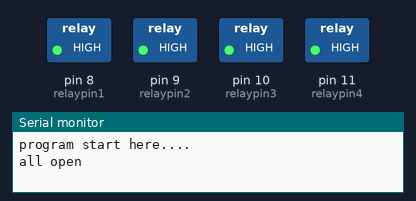
Bench run of a sketch on a simulated Arduino Uno, built with avr-gcc and run on an emulated ATmega328P. On the bench: switched loads named in the sketch (green lamp = pin HIGH), the last lines printed to the serial monitor.

Above: at 1.0 s.
At 3.0 s:
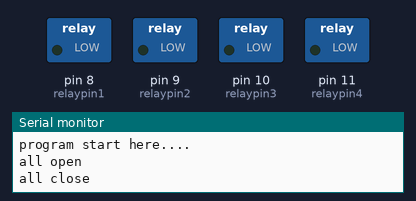
Timing chart, 0 to 5.2 s (numbered marks = the images above):
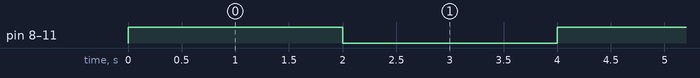

Measured:
- by itself, pin 8 (relaypin1), pin 9 (relaypin2), pin 10 (relaypin3), pin 11 (relaypin4): alternates HIGH for 2.0 s and LOW for 2.0 s

The sketch:

relaytest0.ino
```cpp
#define relaypin1 8
#define relaypin2 9
#define relaypin3 10
#define relaypin4 11

void setup()
{
  pinMode(relaypin1,OUTPUT) ;
  pinMode(relaypin2,OUTPUT) ;
  pinMode(relaypin3,OUTPUT) ;
  pinMode(relaypin4,OUTPUT) ;

  Serial.begin(9600);
  Serial.println("program start here....");
}
void loop()
{
digitalWrite(relaypin1,HIGH);
digitalWrite(relaypin2,HIGH);
digitalWrite(relaypin3,HIGH);
digitalWrite(relaypin4,HIGH);
Serial.println("all open");
 delay(2000);
digitalWrite(relaypin1,LOW);
digitalWrite(relaypin2,LOW);
digitalWrite(relaypin3,LOW);
digitalWrite(relaypin4,LOW);
 Serial.println("all close");
delay(2000);

}
```
